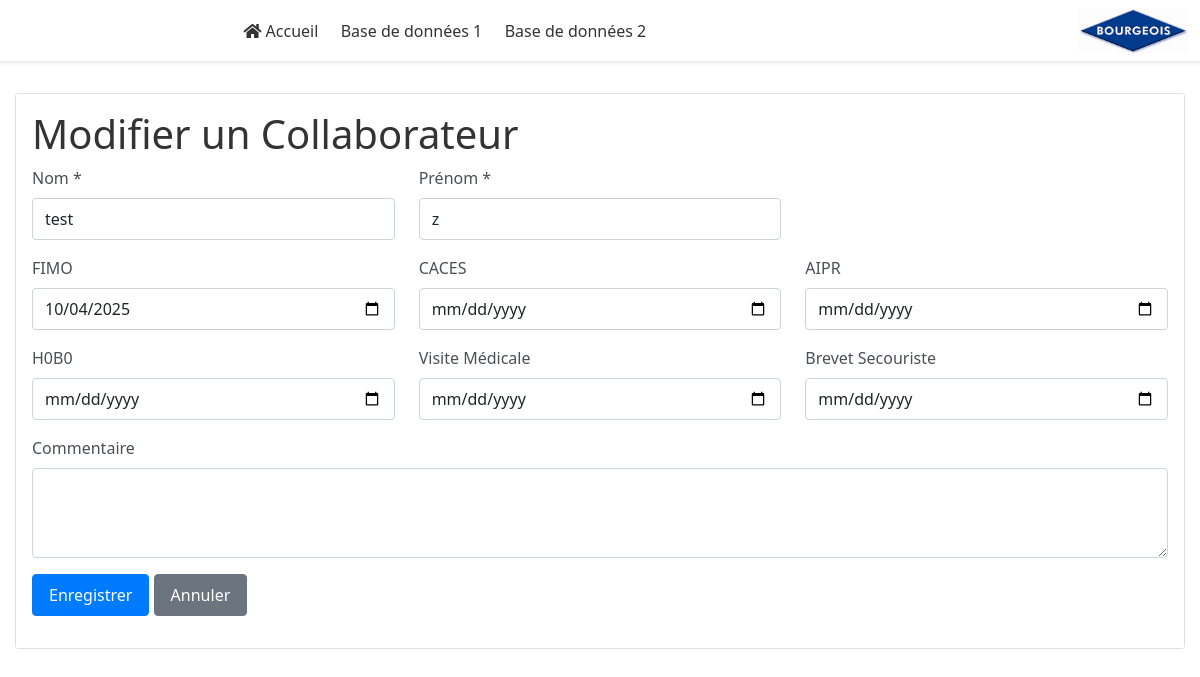
Page /edit_collaborateur_1/1 on the committed database.
### models_1.py (models this page shows, shortened)
class Collaborateur(Base):
    __tablename__ = "collaborateurs"
    id = Column(Integer, primary_key=True, autoincrement=True)
    nom = Column(String(100), nullable=False)
    prenom = Column(String(100), nullable=False)
    fimo = Column(Date, nullable=True)
    caces = Column(Date, nullable=True)
    aipr = Column(Date, nullable=True)
    hg0b0 = Column(Date, nullable=True)
    visite_med = Column(Date, nullable=True)
    brevet_secour = Column(Date, nullable=True)
    commentaire = Column(Text, nullable=True)

### main.py (the view, shortened to what this page needs)
@app.route('/edit_collaborateur_1/<int:id>', methods=['GET', 'POST'])
def edit_collaborateur_1(id):
    try:
        db = next(get_db_1())
        collaborateur = get_collaborateur_1(db, id)
        if not collaborateur:
            flash('Collaborateur non trouvé.', 'danger')
            return redirect(url_for('index_1'))
        return render_template('edit_collaborateur_1.html', collaborateur=collaborateur)
    except Exception as e:
        logger.error(f"Error loading collaborateur in edit_collaborateur_1: {str(e)}")
        flash('Une erreur est survenue lors du chargement du collaborateur.', 'danger')
        return redirect(url_for('index_1'))

### crud_1.py (called while the page is built)
def get_collaborateur(db, collaborateur_id: int) -> Optional[Collaborateur]:
    return db.query(Collaborateur).filter(Collaborateur.id == collaborateur_id).first()

### database_1.py (called while the page is built)
def get_db():
    db = SessionLocal()
    try:
        yield db
    finally:
        db.close()

### templates/edit_collaborateur_1.html (shortened to what this page needs)
{% extends "base.html" %}
{% block content %}
<div class="container mt-4">
    <div class="card">
        <div class="card-body">
            <h1>Modifier un Collaborateur</h1>
<form method="POST" action="{{ url_for('edit_collaborateur_1', id=collaborateur.id) }}">
    <div class="row">
        <div class="col-md-4 mb-3">
            <label for="nom" class="form-label">Nom *</label>
            <input type="text" class="form-control" id="nom" name="nom" value="{{ collaborateur.nom }}" required>
        </div>
        <div class="col-md-4 mb-3">
            <label for="prenom" class="form-label">Prénom *</label>
            <input type="text" class="form-control" id="prenom" name="prenom" value="{{ collaborateur.prenom }}" required>
        </div>
    </div>
    <div class="row">
        <div class="col-md-4 mb-3">
            <label for="fimo" class="form-label">FIMO</label>
            <input type="date" class="form-control" id="fimo" name="fimo" value="{{ collaborateur.fimo }}">
        </div>
        <div class="col-md-4 mb-3">
            <label for="caces" class="form-label">CACES</label>
            <input type="date" class="form-control" id="caces" name="caces" value="{{ collaborateur.caces }}">
        </div>
        <div class="col-md-4 mb-3">
            <label for="aipr" class="form-label">AIPR</label>
            <input type="date" class="form-control" id="aipr" name="aipr" value="{{ collaborateur.aipr }}">
        </div>
    </div>
    <div class="row">
        <div class="col-md-4 mb-3">
            <label for="hg0b0" class="form-label">H0B0</label>
            <input type="date" class="form-control" id="hg0b0" name="hg0b0" value="{{ collaborateur.hg0b0 }}">
        </div>
        <div class="col-md-4 mb-3">
            <label for="visite_med" class="form-label">Visite Médicale</label>
            <input type="date" class="form-control" id="visite_med" name="visite_med" value="{{ collaborateur.visite_med }}">
        </div>
        <div class="col-md-4 mb-3">
            <label for="brevet_secour" class="form-label">Brevet Secouriste</label>
            <input type="date" class="form-control" id="brevet_secour" name="brevet_secour" value="{{ collaborateur.brevet_secour }}">
        </div>
    </div>
    <div class="mb-3">
        <label for="commentaire" class="form-label">Commentaire</label>
        <textarea class="form-control" id="commentaire" name="commentaire" rows="3">{{ collaborateur.commentaire }}</textarea>
    </div>
    <div class="mb-3">
        <button type="submit" class="btn btn-primary">Enregistrer</button>
        <a href="{{ url_for('index_1') }}" class="btn btn-secondary">Annuler</a>
    </div>
</form>
        </div>
    </div>
</div>
{% endblock %}

### static/styles.css (style rules this page uses)
body { font-family: 'Segoe UI', Arial, sans-serif; margin: 0; padding: 0; background-color: #ffffff; color: #333; }
.container { max-width: 1200px; padding: 0 15px; }
.card-body { background-color: #ffffff; }
.form-control { border-radius: 4px; border: 1px solid #ced4da; padding: 0.5rem 0.75rem; }
.form-label { font-weight: 500; color: #495057; }
.btn { font-weight: 500; padding: 0.5rem 1rem; border-radius: 4px; transition: all 0.3s ease; }
.btn-primary { background-color: #007bff; border-color: #007bff; }
.mt-4 { margin-top: 1.5rem !important; }

### templates/edit_collaborateur_1.html (style rules this page uses)
body { background: none !important; background-color: white !important; background-image: none !important; }
.container { background-color: white !important; }
.card { background-color: white !important; }

### rows in the picture
Collaborateur: nom "test", prenom "z", fimo "10/04/2025"
